Frame 1 (no input): blank canvas, image omitted
Frame 60 (the mouse pressed at the canvas centre just before this capture): blank canvas, image omitted
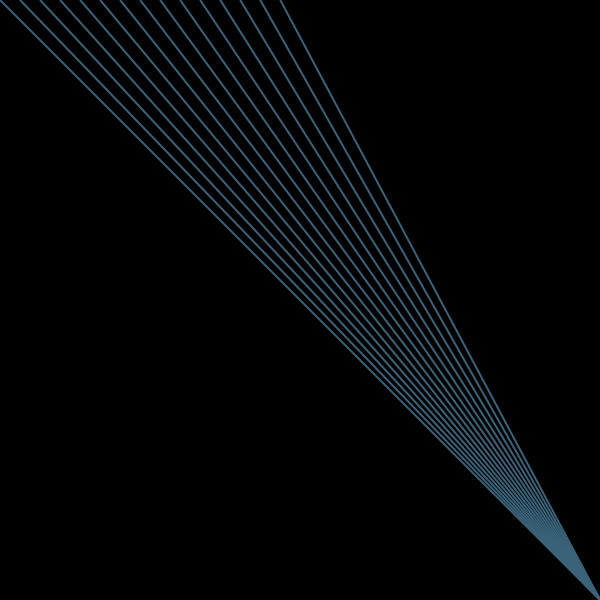
Frame 120 (the mouse held since frame 60 and released just before this capture)

The Processing sketch whose frames 1 and 60 were blank and that drew this single picture after the mouse press (run headless with seeded random() and noise(); from frame 60 on, the mouse is pressed at the canvas centre):

// Processing sketch: lining_
// ── lining_.pde
void setup(){

  size(600, 600);
}
void draw(){
background(0);
  
  stroke(random(255),random(255),random(255));
  strokeWeight(2);
  int x=0;
 while(x<mouseY|| x<mouseY)
  {line(x, 0, width, height);

  x=x+20;
  
  }}
 
